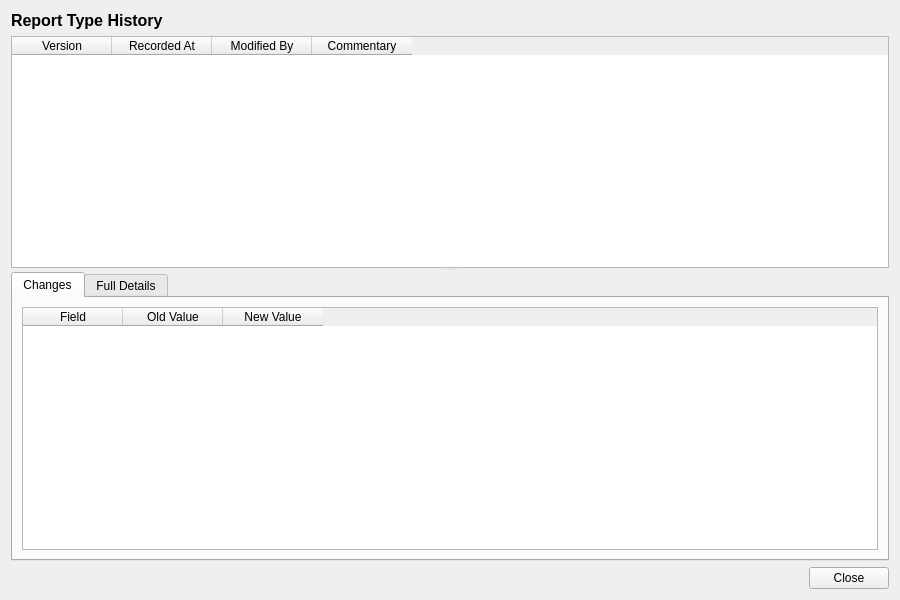
<?xml version="1.0" encoding="UTF-8"?>
<ui version="4.0">
 <class>ReportTypeHistoryDialog</class>
 <widget class="QWidget" name="ReportTypeHistoryDialog">
  <property name="geometry">
   <rect>
    <x>0</x>
    <y>0</y>
    <width>900</width>
    <height>600</height>
   </rect>
  </property>
  <property name="windowTitle">
   <string>Report Type History</string>
  </property>
  <layout class="QVBoxLayout" name="verticalLayout">
   <item>
    <widget class="QLabel" name="titleLabel">
     <property name="font">
      <font>
       <pointsize>12</pointsize>
       <bold>true</bold>
      </font>
     </property>
     <property name="text">
      <string>Report Type History</string>
     </property>
    </widget>
   </item>
   <item>
    <widget class="QSplitter" name="splitter">
     <property name="orientation">
      <enum>Qt::Vertical</enum>
     </property>
     <widget class="QTableWidget" name="versionListWidget">
      <property name="minimumHeight">
       <number>150</number>
      </property>
      <property name="maximumHeight">
       <number>250</number>
      </property>
      <property name="alternatingRowColors">
       <bool>true</bool>
      </property>
      <property name="editTriggers">
       <set>QAbstractItemView::NoEditTriggers</set>
      </property>
      <property name="selectionMode">
       <enum>QAbstractItemView::SingleSelection</enum>
      </property>
      <property name="selectionBehavior">
       <enum>QAbstractItemView::SelectRows</enum>
      </property>
      <column>
       <property name="text">
        <string>Version</string>
       </property>
      </column>
      <column>
       <property name="text">
        <string>Recorded At</string>
       </property>
      </column>
      <column>
       <property name="text">
        <string>Modified By</string>
       </property>
      </column>
      <column>
       <property name="text">
        <string>Commentary</string>
       </property>
      </column>
     </widget>
     <widget class="QWidget" name="detailWidget">
      <layout class="QVBoxLayout" name="detailLayout">
       <property name="leftMargin">
        <number>0</number>
       </property>
       <property name="topMargin">
        <number>0</number>
       </property>
       <property name="rightMargin">
        <number>0</number>
       </property>
       <property name="bottomMargin">
        <number>0</number>
       </property>
       <item>
        <widget class="QTabWidget" name="tabWidget">
         <property name="currentIndex">
          <number>0</number>
         </property>
         <widget class="QWidget" name="changesTab">
          <attribute name="title">
           <string>Changes</string>
          </attribute>
          <layout class="QVBoxLayout" name="changesTabLayout">
           <item>
            <widget class="QTableWidget" name="changesTableWidget">
             <property name="editTriggers">
              <set>QAbstractItemView::NoEditTriggers</set>
             </property>
             <property name="alternatingRowColors">
              <bool>true</bool>
             </property>
             <property name="selectionMode">
              <enum>QAbstractItemView::SingleSelection</enum>
             </property>
             <property name="selectionBehavior">
              <enum>QAbstractItemView::SelectRows</enum>
             </property>
             <column>
              <property name="text">
               <string>Field</string>
              </property>
             </column>
             <column>
              <property name="text">
               <string>Old Value</string>
              </property>
             </column>
             <column>
              <property name="text">
               <string>New Value</string>
              </property>
             </column>
            </widget>
           </item>
          </layout>
         </widget>
         <widget class="QWidget" name="fullDetailsTab">
          <attribute name="title">
           <string>Full Details</string>
          </attribute>
          <layout class="QVBoxLayout" name="fullDetailsTabLayout">
           <item>
            <widget class="QScrollArea" name="scrollArea">
             <property name="widgetResizable">
              <bool>true</bool>
             </property>
             <widget class="QWidget" name="scrollAreaWidgetContents">
              <property name="geometry">
               <rect>
                <x>0</x>
                <y>0</y>
                <width>560</width>
                <height>450</height>
               </rect>
              </property>
              <layout class="QFormLayout" name="formLayout">
               <item row="0" column="0">
                <widget class="QLabel" name="codeLabel">
                 <property name="text">
                  <string>Code:</string>
                 </property>
                </widget>
               </item>
               <item row="0" column="1">
                <widget class="QLabel" name="codeValue">
                 <property name="text">
                  <string/>
                 </property>
                </widget>
               </item>
               <item row="1" column="0">
                <widget class="QLabel" name="nameLabel">
                 <property name="text">
                  <string>Name:</string>
                 </property>
                </widget>
               </item>
               <item row="1" column="1">
                <widget class="QLabel" name="nameValue">
                 <property name="text">
                  <string/>
                 </property>
                </widget>
               </item>
               <item row="2" column="0">
                <widget class="QLabel" name="descriptionLabel">
                 <property name="text">
                  <string>Description:</string>
                 </property>
                </widget>
               </item>
               <item row="2" column="1">
                <widget class="QLabel" name="descriptionValue">
                 <property name="text">
                  <string/>
                 </property>
                 <property name="wordWrap">
                  <bool>true</bool>
                 </property>
                </widget>
               </item>
               <item row="3" column="0">
                <widget class="QLabel" name="versionNumberLabel">
                 <property name="text">
                  <string>Version:</string>
                 </property>
                </widget>
               </item>
               <item row="3" column="1">
                <widget class="QLabel" name="versionNumberValue">
                 <property name="text">
                  <string/>
                 </property>
                </widget>
               </item>
               <item row="4" column="0">
                <widget class="QLabel" name="modifiedByLabel">
                 <property name="text">
                  <string>Modified By:</string>
                 </property>
                </widget>
               </item>
               <item row="4" column="1">
                <widget class="QLabel" name="modifiedByValue">
                 <property name="text">
                  <string/>
                 </property>
                </widget>
               </item>
               <item row="5" column="0">
                <widget class="QLabel" name="recordedAtLabel">
                 <property name="text">
                  <string>Recorded At:</string>
                 </property>
                </widget>
               </item>
               <item row="5" column="1">
                <widget class="QLabel" name="recordedAtValue">
                 <property name="text">
                  <string/>
                 </property>
                </widget>
               </item>
               <item row="6" column="0">
                <widget class="QLabel" name="changeCommentaryLabel">
                 <property name="text">
                  <string>Change Commentary:</string>
                 </property>
                </widget>
               </item>
               <item row="6" column="1">
                <widget class="QLabel" name="changeCommentaryValue">
                 <property name="text">
                  <string/>
                 </property>
                 <property name="wordWrap">
                  <bool>true</bool>
                 </property>
                </widget>
               </item>
              </layout>
             </widget>
            </widget>
           </item>
          </layout>
         </widget>
        </widget>
       </item>
      </layout>
     </widget>
    </widget>
   </item>
   <item>
    <layout class="QHBoxLayout" name="buttonLayout">
     <item>
      <spacer name="horizontalSpacer">
       <property name="orientation">
        <enum>Qt::Horizontal</enum>
       </property>
       <property name="sizeHint" stdset="0">
        <size><width>40</width><height>20</height></size>
       </property>
      </spacer>
     </item>
     <item>
      <widget class="QPushButton" name="closeButton">
       <property name="text">
        <string>Close</string>
       </property>
      </widget>
     </item>
    </layout>
   </item>
  </layout>
 </widget>
 <resources/>
 <connections/>
</ui>
